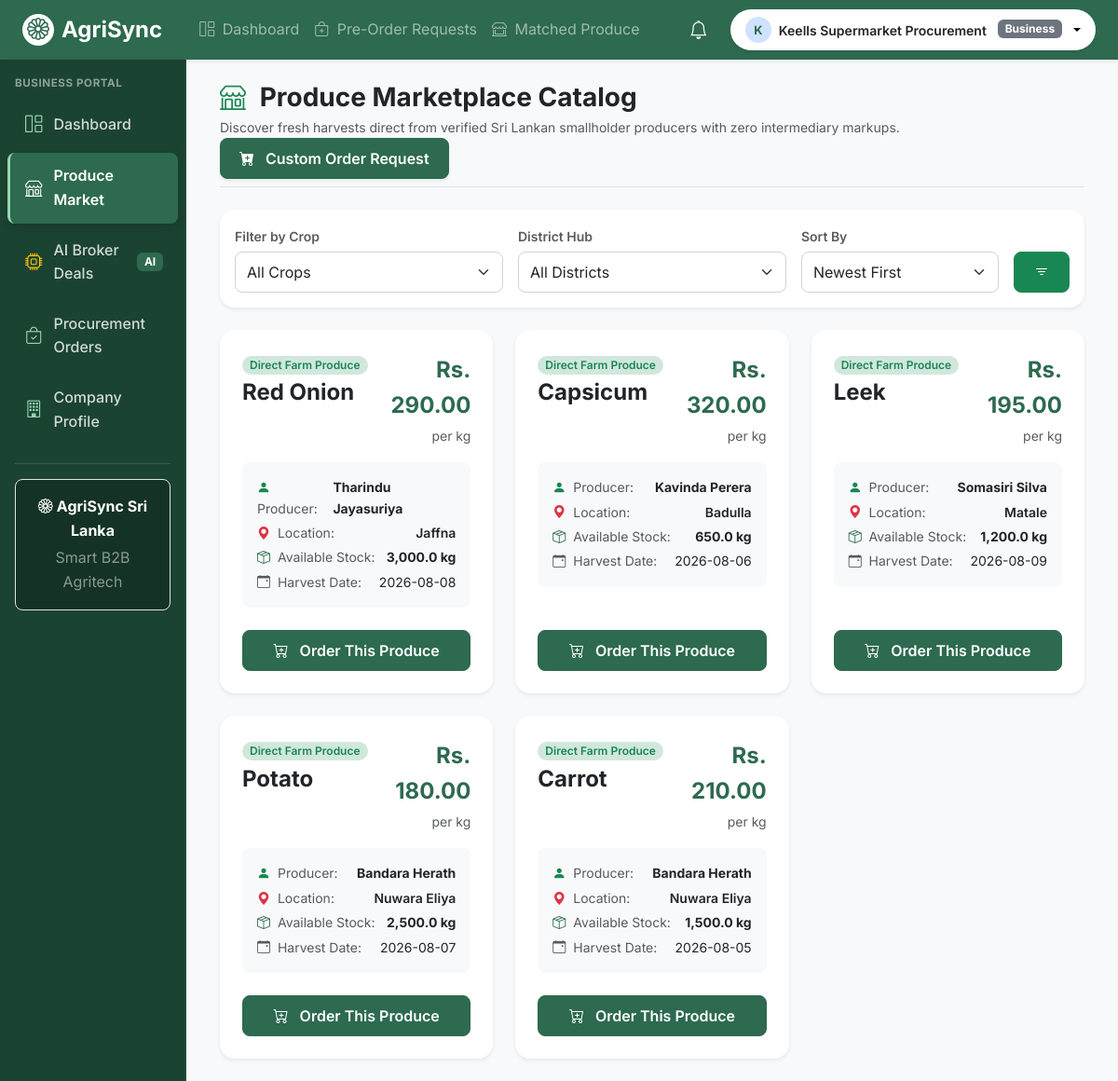
Page /business/browse.php (signed in) on the committed database.
### tables this page shows
CREATE TABLE IF NOT EXISTS `harvest_listings` (
  `id` int(11) NOT NULL AUTO_INCREMENT,
  `farmer_id` int(11) NOT NULL,
  `crop_type` varchar(50) NOT NULL,
  `quantity_kg` decimal(10,2) NOT NULL,
  `price_per_kg` decimal(10,2) NOT NULL,
  `harvest_date` date NOT NULL,
  `status` enum('available','matched','sold','expired') NOT NULL DEFAULT 'available',
  `created_at` timestamp NOT NULL DEFAULT CURRENT_TIMESTAMP,
  `updated_at` timestamp NOT NULL DEFAULT CURRENT_TIMESTAMP ON UPDATE CURRENT_TIMESTAMP,
  PRIMARY KEY (`id`),
  KEY `farmer_id_index` (`farmer_id`),
  KEY `crop_type_index` (`crop_type`),
  KEY `status_index` (`status`),
  CONSTRAINT `fk_harvest_farmer` FOREIGN KEY (`farmer_id`) REFERENCES `users` (`id`) ON DELETE CASCADE
);

CREATE TABLE IF NOT EXISTS `users` (
  `id` int(11) NOT NULL AUTO_INCREMENT,
  `name` varchar(100) NOT NULL,
  `email` varchar(150) NOT NULL,
  `password_hash` varchar(255) NOT NULL,
  `role` enum('farmer','business','admin') NOT NULL,
  `phone` varchar(20) DEFAULT NULL,
  `district` varchar(50) DEFAULT NULL,
  `is_active` tinyint(1) NOT NULL DEFAULT 1,
  `created_at` timestamp NOT NULL DEFAULT CURRENT_TIMESTAMP,
  `updated_at` timestamp NOT NULL DEFAULT CURRENT_TIMESTAMP ON UPDATE CURRENT_TIMESTAMP,
  PRIMARY KEY (`id`),
  UNIQUE KEY `email_unique` (`email`),
  KEY `role_index` (`role`),
  KEY `district_index` (`district`)
);

### includes/functions.php (called while the page is built, shortened)
<?php
function sanitize(mixed $input): mixed {
    return htmlspecialchars(trim((string)$input), ENT_QUOTES, 'UTF-8');
}

### business/browse.php (the view, shortened to what this page needs)
<?php
require_once __DIR__ . '/../includes/functions.php';
$sort_by = sanitize($_GET['sort'] ?? 'newest');
$listings = [];
try {
    $db = getDbConnection();
    $sql = "
        SELECT
            h.id, h.crop_type, h.quantity_kg, h.price_per_kg, h.harvest_date, h.status, h.created_at,
            u.id as farmer_id, u.name as farmer_name, u.district as farmer_district, u.phone as farmer_phone
        FROM harvest_listings h
        JOIN users u ON h.farmer_id = u.id
        WHERE h.status = 'available'
    ";
    $params = [];
    if ($sort_by === 'price_asc') {
        $sql .= " ORDER BY h.price_per_kg ASC";
    } elseif ($sort_by === 'price_desc') {
        $sql .= " ORDER BY h.price_per_kg DESC";
    } elseif ($sort_by === 'quantity_desc') {
        $sql .= " ORDER BY h.quantity_kg DESC";
    } else {
        $sql .= " ORDER BY h.id DESC";
    }
    $stmt = $db->prepare($sql);
    $stmt->execute($params);
    $listings = $stmt->fetchAll(PDO::FETCH_ASSOC);
} catch (Throwable $e) {
    error_log("Browse Catalog Error: " . $e->getMessage());
    $error_message = "Unable to load produce listings.";
}
require_once __DIR__ . '/../includes/header.php';
require_once __DIR__ . '/../includes/navbar.php';
?>
<div class="d-flex" style="min-height: 100vh;">
    <?php require_once __DIR__ . '/../includes/sidebar.php'; ?>
    <div class="flex-grow-1 bg-light p-4 overflow-auto">
        <div class="container-fluid max-w-7xl">
            <div class="d-flex flex-wrap align-items-center justify-content-between mb-4 pb-2 border-bottom">
                <div>
                    <h1 class="h3 fw-bold text-dark mb-1">
                        <i class="bi bi-shop text-success me-2"></i> Produce Marketplace Catalog
                    </h1>
                    <p class="text-muted small mb-0">
                        Discover fresh harvests direct from verified Sri Lankan smallholder producers with zero intermediary markups.
                    </p>
                </div>
                <div class="d-flex gap-2 mt-3 mt-md-0">
                    <a href="place_order.php" class="btn btn-primary rounded-3 d-flex align-items-center shadow-sm">
                        <i class="bi bi-cart-plus-fill me-1"></i> Custom Order Request
                    </a>
                </div>
            </div>
            <div class="card border-0 shadow-sm rounded-4 p-3 mb-4 bg-white">
                <form method="GET" action="browse.php" class="row g-3 align-items-end">
                    <div class="col-12 col-sm-6 col-md-4">
                        <label class="form-label small text-muted mb-1 fw-semibold">Filter by Crop</label>
                        <select name="crop" class="form-select rounded-3">
                            <option value="">All Crops</option>
                        </select>
                    </div>
                    <div class="col-12 col-sm-6 col-md-4">
                        <label class="form-label small text-muted mb-1 fw-semibold">District Hub</label>
                        <select name="district" class="form-select rounded-3">
                            <option value="">All Districts</option>
                        </select>
                    </div>
                    <div class="col-12 col-sm-6 col-md-3">
                        <label class="form-label small text-muted mb-1 fw-semibold">Sort By</label>
                        <select name="sort" class="form-select rounded-3">
                            <option value="newest" <?= $sort_by === 'newest' ? 'selected' : '' ?>>Newest First</option>
                        </select>
                    </div>
                    <div class="col-12 col-sm-6 col-md-1">
                        <button type="submit" class="btn btn-success w-100 rounded-3"><i class="bi bi-filter"></i></button>
                    </div>
                </form>
            </div>
            <div class="row g-4">
                <?php if (empty($listings)): ?>
                    <div class="col-12 text-center py-5">
                        <div class="card border-0 shadow-sm rounded-4 p-5 bg-white">
                            <i class="bi bi-inbox fs-1 text-muted d-block mb-3"></i>
                            <h5 class="fw-bold text-dark">No Available Produce Matches</h5>
                            <p class="text-muted small mb-3">There are no farm listings matching your selected crop or district filters right now.</p>
                            <div>
                                <a href="browse.php" class="btn btn-outline-success rounded-3 me-2">Clear Filters</a>
                                <a href="place_order.php" class="btn btn-primary rounded-3">Place Custom AI Order</a>
                            </div>
                        </div>
                    </div>
                <?php else: ?>
                    <?php foreach ($listings as $item): ?>
                        <div class="col-12 col-sm-6 col-lg-4">
                            <div class="card border-0 shadow-sm rounded-4 h-100 bg-white hover-shadow transition">
                                <div class="card-body p-4 d-flex flex-column">
                                    <div class="d-flex justify-content-between align-items-start mb-3">
                                        <div>
                                            <span class="badge bg-success-subtle text-success rounded-pill px-2 py-1 small fw-semibold">
                                                Direct Farm Produce
                                            </span>
                                            <h4 class="fw-bold text-dark mb-0 mt-1"><?= htmlspecialchars($item['crop_type'], ENT_QUOTES, 'UTF-8') ?></h4>
                                        </div>
                                        <div class="text-end">
                                            <div class="fs-4 fw-bold text-primary">Rs. <?= number_format($item['price_per_kg'], 2) ?></div>
                                            <small class="text-muted">per kg</small>
                                        </div>
                                    </div>
                                    <div class="bg-light p-3 rounded-3 mb-3 small">
                                        <div class="d-flex justify-content-between mb-1">
                                            <span class="text-muted"><i class="bi bi-person-fill text-success me-1"></i> Producer:</span>
                                            <strong class="text-dark"><?= htmlspecialchars($item['farmer_name'], ENT_QUOTES, 'UTF-8') ?></strong>
                                        </div>
                                        <div class="d-flex justify-content-between mb-1">
                                            <span class="text-muted"><i class="bi bi-geo-alt-fill text-danger me-1"></i> Location:</span>
                                            <span class="text-dark fw-semibold"><?= htmlspecialchars($item['farmer_district'], ENT_QUOTES, 'UTF-8') ?></span>
                                        </div>
                                        <div class="d-flex justify-content-between mb-1">
                                            <span class="text-muted"><i class="bi bi-box-seam text-primary me-1"></i> Available Stock:</span>
                                            <span class="text-dark fw-bold"><?= number_format($item['quantity_kg'], 1) ?> kg</span>
                                        </div>
                                        <div class="d-flex justify-content-between">
                                            <span class="text-muted"><i class="bi bi-calendar-event text-muted me-1"></i> Harvest Date:</span>
                                            <span class="text-dark"><?= htmlspecialchars($item['harvest_date'], ENT_QUOTES, 'UTF-8') ?></span>
                                        </div>
                                    </div>
                                    <div class="mt-auto pt-2">
                                        <a href="place_order.php?crop=<?= urlencode($item['crop_type']) ?>&max_price=<?= (float)$item['price_per_kg'] ?>&listing_id=<?= (int)$item['id'] ?>" class="btn btn-primary w-100 rounded-3 py-2 fw-semibold">
                                            <i class="bi bi-cart-plus me-1"></i> Order This Produce
                                        </a>
                                    </div>
                                </div>
                            </div>
                        </div>
                    <?php endforeach; ?>
                <?php endif; ?>
            </div>
        </div>
    </div>
</div>
<?php require_once __DIR__ . '/../includes/footer.php'; ?>

### rows in the picture
harvest_listings: crop_type "Red Onion", price_per_kg "290.00", farmer.name "Tharindu Jayasuriya", farmer.district "Jaffna", quantity_kg "3,000.0", harvest_date "2026-08-08"
harvest_listings: crop_type "Capsicum", price_per_kg "320.00", farmer.name "Kavinda Perera", farmer.district "Badulla", quantity_kg "650.0", harvest_date "2026-08-06"
harvest_listings: crop_type "Leek", price_per_kg "195.00", farmer.name "Somasiri Silva", farmer.district "Matale", quantity_kg "1,200.0", harvest_date "2026-08-09"
harvest_listings: crop_type "Potato", price_per_kg "180.00", farmer.name "Bandara Herath", farmer.district "Nuwara Eliya", quantity_kg "2,500.0", harvest_date "2026-08-07"
harvest_listings: crop_type "Carrot", price_per_kg "210.00", farmer.name "Bandara Herath", farmer.district "Nuwara Eliya", quantity_kg "1,500.0", harvest_date "2026-08-05"

### other values in the picture
substr($user_name, 0, 1) "K"
$user_name "Keells Supermarket Procurement"
$user_role "Business"
$user_role "BUSINESS"
